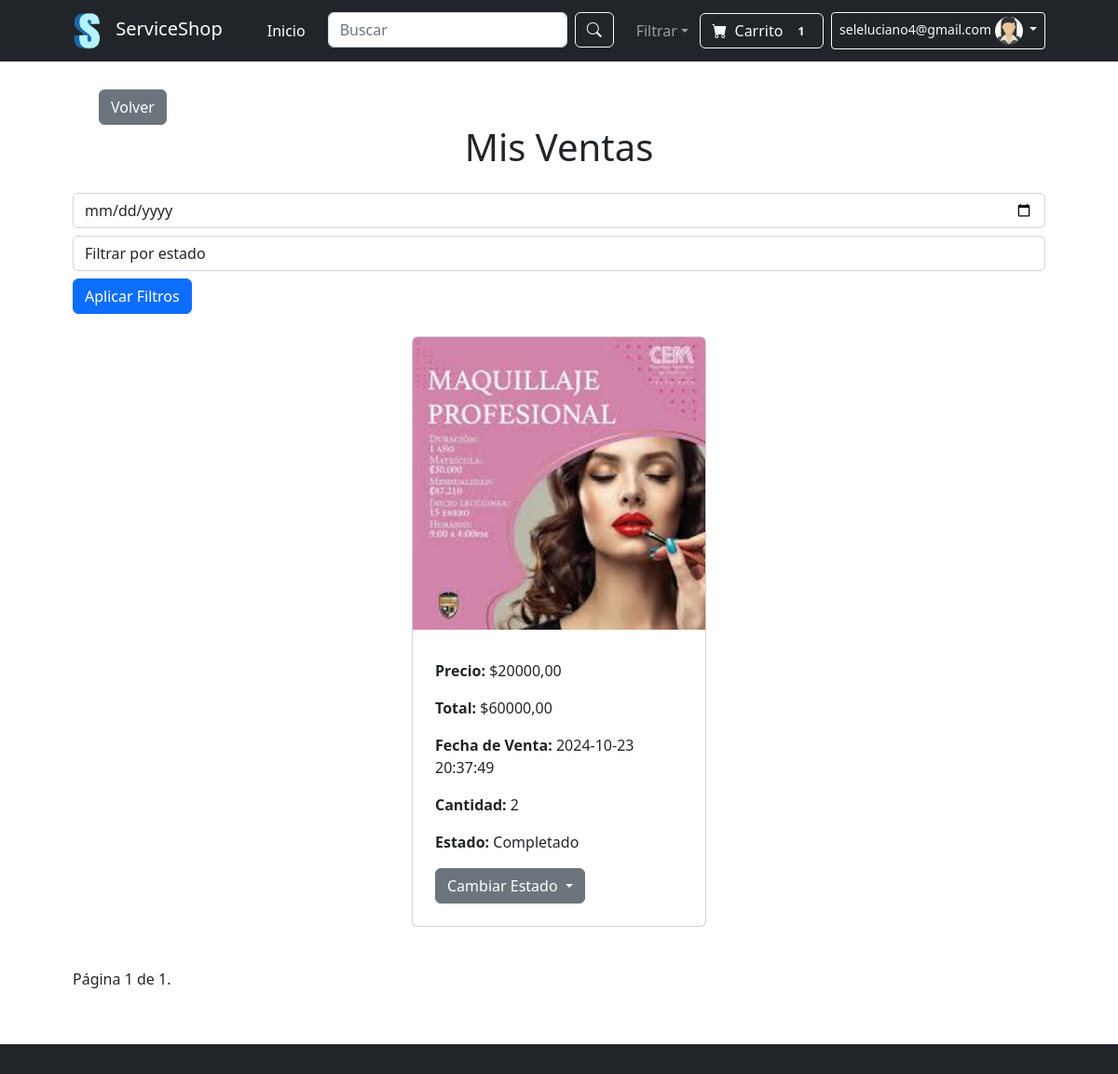
Page /appserviceshop/misventas/ (signed in) on the committed database.
### appserviceshop/models.py (models this page shows, shortened)
class Ventas_M(models.Model):
    CATEGORIA_CHOICES = [
        ('En curso', 'En curso'),
        ('Cancelado', 'Cancelado'),
        ('Completado', 'Completado'),
    ]
    vendedor = models.ForeignKey(User, on_delete=models.CASCADE)
    servicio = models.ForeignKey(Servicio, on_delete=models.CASCADE)
    total = models.DecimalField(max_digits=10, decimal_places=2, null=True, blank=True)
    fecha_venta = models.DateTimeField(auto_now_add=True)
    estado = models.CharField(
        max_length=20,
        choices=CATEGORIA_CHOICES,
        default='En curso'
    )
    cantidad = models.PositiveIntegerField(default=1)  # Campo para la cantidad de servicios comprados
    carrito = models.ForeignKey(Carrito, on_delete=models.CASCADE, null=True, blank=True)  # Relación con el carrito

class Servicio(models.Model):
    CATEGORIA_CHOICES = [
        ('Tecnologia', 'Tecnología'),
        ('Educacion', 'Educación'),
        ('Salud', 'Salud'),
        ('Alimentacion', 'Alimentación'),
        ('Servicios de Reparación y Mantenimiento', 'Servicios de Reparación y Mantenimiento'),
        ('Consultoría y Servicios Profesionales', 'Consultoría y Servicios Profesionales'),
        ('Belleza y Cuidado Personal', 'Belleza y Cuidado Personal'),
        (' Arte y Publicidad', ' Arte y Publicidad'),
    ]
    ZONA_CHOICES = [
        ('Norte', 'Norte'),
        ('Sur', 'Sur'),
        ('Este', 'Este'),
        ('Oeste', 'Oeste'),
    ]
    name = models.CharField(max_length=100)  # Nombre del servicio
    categoria = models.CharField(max_length=50, choices=CATEGORIA_CHOICES)  # Categoría
    precio = models.DecimalField(max_digits=10, decimal_places=2)  # Precio del servicio
    zona = models.CharField(max_length=20, choices=ZONA_CHOICES)  # Zona
    descripcion = models.TextField()  # Descripción del servicio
    disponibilidadhoraria = models.CharField(max_length=100)  # Disponibilidad horaria
    imagen = models.ImageField(upload_to='imgservices/')
    creacion = models.DateTimeField(auto_now_add=True)  # Fecha de creación
    actualizacion = models.DateTimeField(auto_now=True)  # Fecha de última actualización
    vendedor = models.ForeignKey(User, on_delete=models.CASCADE, related_name="servicios")

### appserviceshop/views.py (the view)
# urls.py: path('misventas/',views.mis_ventas,name="misventas"),
@login_required
def mis_ventas(request):
    ventas = Ventas_M.objects.filter(vendedor=request.user)
    fecha = request.GET.get('date')
    if fecha:
        ventas = ventas.filter(fecha_venta__date=fecha)
    estado = request.GET.get('status')
    if estado:
        ventas = ventas.filter(estado__iexact=estado)
    page_number = request.GET.get('page')
    paginator = Paginator(ventas, 10)
    page_obj = paginator.get_page(page_number)
    return render(request, 'misventas.html', {'page_obj': page_obj})

### appserviceshop/context_processors.py (called while the page is built)
def avatar_processor(request):
    if request.user.is_authenticated:
        avatar = Avatar.objects.filter(user=request.user).first()
        if avatar and avatar.imagen:
            imagen = avatar.imagen.url  # Si el usuario tiene un avatar, usa su URL
        else:
            imagen = static('img/predeterminado.jpg')  # Imagen predeterminada si no tiene avatar
    else:
        imagen = static('img/predeterminado.jpg')  # Imagen predeterminada para usuarios no autenticados
    return {'imagen': imagen}

def servicios_context(request):
    servicios = Servicio.objects.all()
    return {'servicios': servicios}

def ventas_context(request):
    if request.user.is_authenticated:
        ventas = Ventas_M.objects.filter(vendedor=request.user)
    else:
        ventas = Ventas_M.objects.none()  # Devuelve un queryset vacío si el usuario no está autenticado
    return {
        'ventas_usuario': ventas
    }

### appserviceshop/templates/misventas.html (shortened to what this page needs)
{% extends "padre.html" %}
{% load static %}
{% block contenidoQueCambia %}
<section class="py-5">
    <div class="container px-4 px-lg-5 mt-5">
        <div class="container mt-5">
            <a href="{% url 'inicio' %}" class="btn btn-secondary ms-3">Volver</a>
        </div>
        <h1 style="text-align: center; margin-bottom: 25px;">Mis Ventas</h1>
        <div class="filters mb-4">
            <form method="GET" action="{% url 'misventas' %}">
                <input type="date" id="filter-date" name="date" class="form-control" placeholder="Filtrar por fecha">
                <select id="filter-status" name="status" class="form-control mt-2">
                    <option value="">Filtrar por estado</option>
                </select>
                <button type="submit" class="btn btn-primary mt-2">Aplicar Filtros</button>
            </form>
        </div>
        <div class="row gx-4 gx-lg-5 row-cols-1 row-cols-md-2 row-cols-xl-3 justify-content-center" id="venta-list">
            {% for venta in ventas_usuario %}
            <div class="col mb-4">
                <div class="card h-100">
                    <img class="card-img-top" src="{{ venta.servicio.imagen.url }}" alt="{{ venta.servicio.nombre }}">
                    <div class="card-body p-4">
                        <p class="card-text"><strong>Precio:</strong> ${{ venta.servicio.precio }}</p>
                        <p class="card-text"><strong>Total:</strong> ${{ venta.total }}</p>
                        <p class="card-text"><strong>Fecha de Venta:</strong> {{ venta.fecha_venta|date:"Y-m-d H:i:s" }}</p>
                        <p class="card-text"><strong>Cantidad:</strong> {{ venta.cantidad }}</p>
                        <p class="card-text"><strong>Estado:</strong> {{ venta.estado }}</p>
                        <div class="dropdown">
                            <button class="btn btn-secondary dropdown-toggle" type="button" id="dropdownMenuButton{{ venta.id }}" data-bs-toggle="dropdown" aria-expanded="false">
                                Cambiar Estado
                            </button>
                        </div>
                    </div>
                </div>
            </div>
            {% empty %}
            <div id="no-ventas" class="no-ventas col-12">
                <p>No hay ventas registradas.</p>
            </div>
            {% endfor %}
        </div>
        <div class="pagination" style="text-align: center; margin-top: 20px;">
            <span style="display: block; margin-bottom: 10px;">
                Página {{ page_obj.number }} de {{ page_obj.paginator.num_pages }}.
            </span>
        </div>
    </div>
</section>
{% endblock %}

### appserviceshop/templates/padre.html (shortened to what this page needs)
{% load static %}
<!DOCTYPE html>
<html lang="es">
<head>
    <link href="https://cdn.jsdelivr.net/npm/bootstrap-icons@1.5.0/font/bootstrap-icons.css" rel="stylesheet" />
    <link href="{% static 'css/styles.css' %}" rel="stylesheet" />
</head>
<body class="d-flex flex-column min-vh-100">
    {% if not hide_navbar %}
    <nav class="navbar navbar-expand-lg navbar-dark bg-dark fixed-top">
        <div class="container px-4 px-lg-5">
            <a class="navbar-brand" href="{% url 'inicio' %}">
                <img src="{% static 'img/logo.png' %}" alt="Logo" style="height: 40px; margin-right: 10px;">
                ServiceShop
            </a>
            <div class="collapse navbar-collapse" id="navbarSupportedContent">
                <ul class="navbar-nav me-auto mb-2 mb-lg-0 ms-lg-4">
                    <li class="nav-item">
                        <a class="nav-link active" aria-current="page" href="{% url 'inicio' %}">Inicio</a>
                    </li>
                    <li class="nav-item">
                        <form class="d-flex mx-3" style="max-width: 400px;">
                            <input class="form-control me-2" type="search" placeholder="Buscar" aria-label="Search">
                            <button class="btn btn-outline-light" type="submit">
                                <i class="bi-search"></i>
                            </button>
                        </form>
                    </li>
                    <li class="nav-item dropdown">
                        <a class="nav-link dropdown-toggle" id="navbarDropdown" href="#" role="button"
                            data-bs-toggle="dropdown" aria-expanded="false">Filtrar</a>
                    </li>
                </ul>
                <div class="d-flex align-items-center">
                    <a href="{% url 'ver_carrito' %}" class="btn btn-outline-light btn-smaller me-2">
                        <i class="bi-cart-fill me-1"></i>
                        Carrito
                        <span class="badge bg-dark text-white ms-1 rounded-pill badge-smaller">
                            {{ carrito_cantidad }}
                        </span>
                    </a>
                    <div class="dropdown">
                        <button class="btn btn-sm btn-outline-light dropdown-toggle" type="button"
                            id="dropdownMenuButton" data-bs-toggle="dropdown" aria-expanded="false">
                            {{ user.username }}
                            <img src="{{ imagen }}" alt="Avatar del usuario" class="avatar-small">
                        </button>
                    </div>
                </div>
            </div>
        </div>
    </nav>
    {% endif %}
<div id="toast-container" aria-live="polite" aria-atomic="true" class="position-fixed top-0 end-0 p-3">
</div>
    {% block contenidoQueCambia %}
    {% endblock %}
    <footer class="bg-dark text-light py-3 mt-auto">
    </footer>
</body>
</html>

### rows in the picture
Ventas_M: servicio.imagen (picture), servicio.precio "20000,00", total "60000,00", fecha_venta "2024-10-23 20:37:49", cantidad "2", estado "Completado"

### other values in the picture
{{ carrito_cantidad }} "1"
{{ user.username }} "seleluciano4@gmail.com"
{{ page_obj.number }} "1"
{{ page_obj.paginator.num_pages }} "1"
